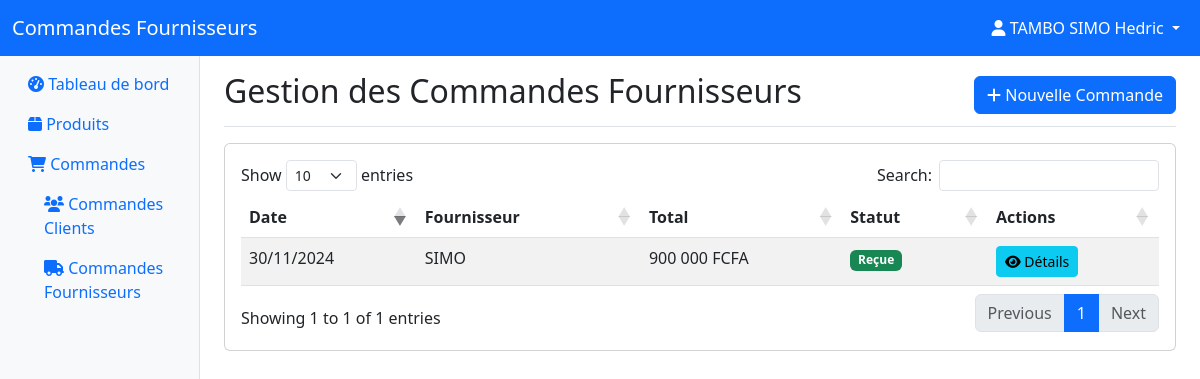
Page /admin/commandes_fournisseurs.php?depot=1 (signed in) on the committed database.
### tables this page shows
CREATE TABLE `commandefournisseur` (
  `id_commande` int NOT NULL,
  `id_fournisseur` int NOT NULL,
  `date_commande` date NOT NULL,
  `total` decimal(10,2) NOT NULL,
  `statut` enum('En attente','Reçue','Annulée') DEFAULT 'En attente',
  `id_depot` int NOT NULL
);

CREATE TABLE `fournisseur` (
  `id_fournisseur` int NOT NULL,
  `nom` varchar(255) NOT NULL,
  `adresse` text,
  `telephone` varchar(20) DEFAULT NULL,
  `email` varchar(255) DEFAULT NULL
);

### admin/commandes_fournisseurs.php (the view, shortened to what this page needs)
<?php
require_once '../includes/database.php';
$depot_id = $_GET['depot'] ?? null;
$sql = "SELECT cf.*, f.nom as fournisseur_nom
        FROM commandefournisseur cf
        JOIN fournisseur f ON cf.id_fournisseur = f.id_fournisseur
        WHERE cf.id_depot = :depot_id
        ORDER BY cf.date_commande DESC";
$stmt = $conn->prepare($sql);
$stmt->execute([':depot_id' => $depot_id]);
$commandes = $stmt->fetchAll(PDO::FETCH_ASSOC);
?>
<!DOCTYPE html>
<html lang="fr">
<head>
    <link href="https://cdn.jsdelivr.net/npm/bootstrap@5.3.0/dist/css/bootstrap.min.css" rel="stylesheet">
    <link rel="stylesheet" href="https://cdnjs.cloudflare.com/ajax/libs/font-awesome/6.0.0/css/all.min.css">
    <link rel="stylesheet" href="https://cdn.datatables.net/1.11.5/css/dataTables.bootstrap5.min.css">
</head>
<body>
    <nav class="navbar navbar-expand-lg navbar-dark bg-primary sticky-top">
        <div class="container-fluid">
            <a class="navbar-brand" href="#">Commandes Fournisseurs</a>
            <div class="collapse navbar-collapse" id="navbarNav">
                <ul class="navbar-nav ms-auto">
                    <li class="nav-item dropdown">
                        <a class="nav-link dropdown-toggle text-white" href="#" data-bs-toggle="dropdown">
                            <i class="fas fa-user"></i> <?php echo htmlspecialchars($_SESSION['user_name']); ?>
                        </a>
                    </li>
                </ul>
            </div>
        </div>
    </nav>
    <div class="container-fluid">
        <div class="row">
            <nav class="col-md-3 col-lg-2 d-md-block bg-light sidebar">
                <div class="sidebar-sticky">
                    <ul class="nav flex-column">
                        <li class="nav-item">
                            <a class="nav-link" href="tableau_de_bord.php?id=<?php echo $depot_id; ?>">
                                <i class="fas fa-tachometer-alt"></i> Tableau de bord
                            </a>
                        </li>
                        <li class="nav-item">
                            <a class="nav-link" href="gestion_produits.php?depot=<?php echo $depot_id; ?>">
                                <i class="fas fa-box"></i> Produits
                            </a>
                        </li>
                        <li class="nav-item">
                            <a class="nav-link" data-bs-toggle="collapse" href="#commandesSubmenu">
                                <i class="fas fa-shopping-cart"></i> Commandes
                            </a>
                            <div class="collapse show" id="commandesSubmenu">
                                <ul class="nav flex-column ms-3">
                                    <li class="nav-item">
                                        <a class="nav-link" href="commandes_clients.php?depot=<?php echo $depot_id; ?>">
                                            <i class="fas fa-users"></i> Commandes Clients
                                        </a>
                                    </li>
                                    <li class="nav-item">
                                        <a class="nav-link active" href="#">
                                            <i class="fas fa-truck"></i> Commandes Fournisseurs
                                        </a>
                                    </li>
                                </ul>
                            </div>
                        </li>
                    </ul>
                </div>
            </nav>
            <main class="col-md-9 ms-sm-auto col-lg-10 px-md-4">
                <div class="d-flex justify-content-between flex-wrap flex-md-nowrap align-items-center pt-3 pb-2 mb-3 border-bottom">
                    <h1 class="h2">Gestion des Commandes Fournisseurs</h1>
                    <button class="btn btn-primary" data-bs-toggle="modal" data-bs-target="#newOrderModal">
                        <i class="fas fa-plus"></i> Nouvelle Commande
                    </button>
                </div>
                <div class="card">
                    <div class="card-body">
                        <table class="table table-striped" id="commandesTable">
                            <thead>
                                <tr>
                                    <th>Date</th>
                                    <th>Fournisseur</th>
                                    <th>Total</th>
                                    <th>Statut</th>
                                    <th>Actions</th>
                                </tr>
                            </thead>
                            <tbody>
                                <?php foreach ($commandes as $commande): ?>
                                    <tr>
                                        <td><?php echo date('d/m/Y', strtotime($commande['date_commande'])); ?></td>
                                        <td><?php echo htmlspecialchars($commande['fournisseur_nom']); ?></td>
                                        <td><?php echo number_format($commande['total'], 0, ',', ' '); ?> FCFA</td>
                                        <td>
                                            <span class="badge <?php echo $commande['statut'] === 'Reçue' ? 'bg-success' : 'bg-warning'; ?>">
                                                <?php echo $commande['statut']; ?>
                                            </span>
                                        </td>
                                        <td>
                                            <button class="btn btn-info btn-sm" onclick="viewDetails(<?php echo $commande['id_commande']; ?>)">
                                                <i class="fas fa-eye"></i> Détails
                                            </button>
                                        </td>
                                    </tr>
                                <?php endforeach; ?>
                            </tbody>
                        </table>
                    </div>
                </div>
            </main>
        </div>
    </div>
</body>
</html>

### admin/commandes_fournisseurs.php (style rules this page uses)
.sidebar { min-height: calc(100vh - 56px); box-shadow: inset -1px 0 0 rgba(0, 0, 0, .1); }
.sidebar-sticky { position: sticky; top: 56px; height: calc(100vh - 56px); padding-top: .5rem; overflow-x: hidden; overflow-y: auto; }

### rows in the picture
commandefournisseur: date_commande "30/11/2024", id_fournisseur.nom "SIMO", total "900 000", statut "Reçue"

### other values in the picture
$_SESSION['user_name'] "TAMBO SIMO Hedric"
